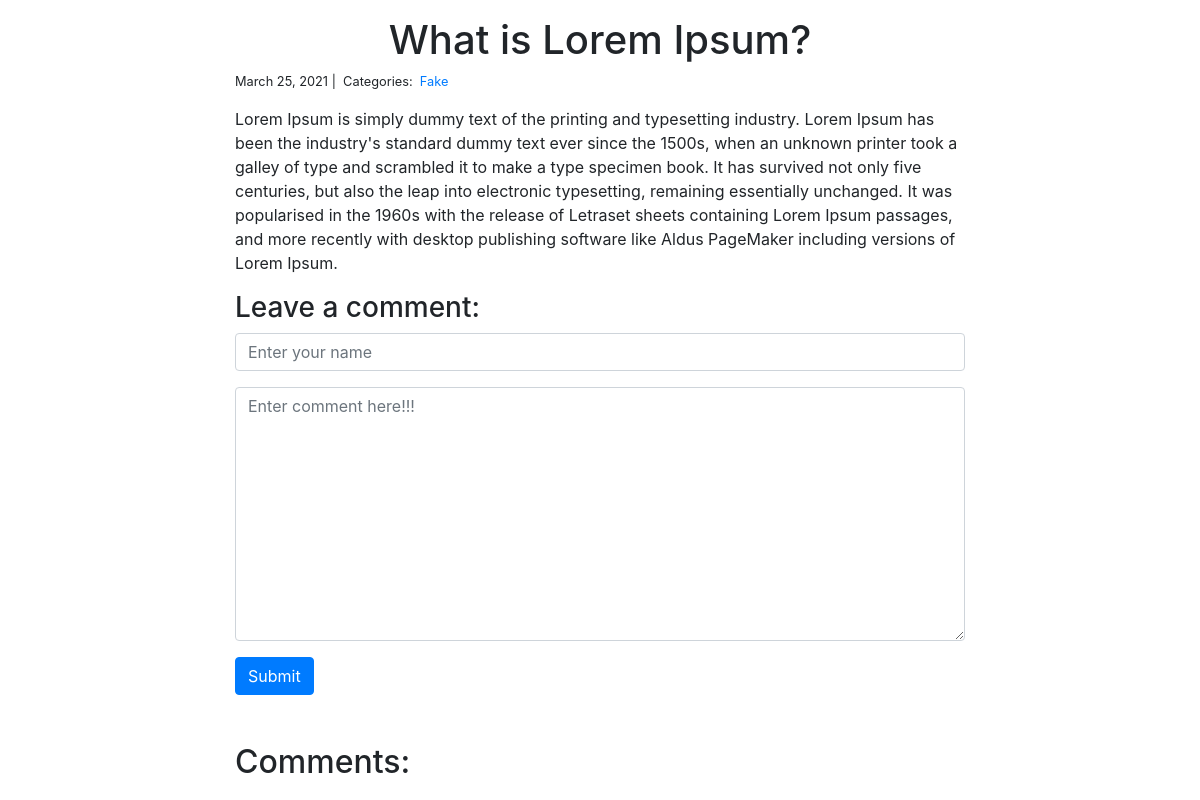
Page /blog/1/ on the committed database.
### blog/models.py (models this page shows)
class Post(models.Model):
    title = models.CharField(max_length=255)
    body = models.TextField()
    created_on = models.DateTimeField(auto_now_add=True)
    last_modified = models.DateTimeField(auto_now=True)
    category = models.ManyToManyField(Category, related_name='posts')

class Category(models.Model):
    name = models.CharField(max_length=25)

### blog/views.py (the view, shortened to what this page needs)
# urls.py: path('<int:pk>/', views.details, name='details'),
def details(request, pk):
    post = Post.objects.get(pk=pk)
    form = CommentForm()
    comments = Comment.objects.filter(post=post)
    context = {
        'post': post,
        'comments': comments,
        'form': form
    }
    return render(request, 'details.html', context)

### blog/forms.py
class CommentForm(forms.Form):
    author = forms.CharField(
        max_length=60,
        widget=forms.TextInput(attrs={
            'class': 'form-control',
            'placeholder': 'Enter your name'
        })
    )
    body = forms.CharField(
        widget=forms.Textarea(attrs={
            'class': 'form-control',
            'placeholder': 'Enter comment here!!!'
        })
    )

### blog/templates/details.html (shortened to what this page needs)
{% extends 'base.html' %}
{% block page_content %}
<div class="container">
    <div class="row">
        <div class="col-md-2"></div>
        <div class="col-md-8">
            <div class="post my-3">
                <h1 class="text-center">{{ post.title }}</h1>
                <small>
                    {{ post.created_on.date }} |&nbsp;
                    Categories:&nbsp;
                    {% for category in post.category.all %}
                    <a href="{% url 'blog_category' category.name %}">
                        {{ category.name }}
                    </a>&nbsp;
                    {% endfor %}
                </small>
                <p>{{ post.body | linebreaks }}</p>
                <h3>Leave a comment: </h3>
                <form action="/blog/{{ post.pk }}/" method="post">
                    <div class="form-group">
                        {{ form.author }}
                    </div>
                    <div class="form-group">
                        {{ form.body }}
                    </div>
                    <button type="submit" class="btn btn-primary">Submit</button>
                </form>
            </div>
            <div class="comments mt-5">
                <h2>Comments: </h2>
            </div>
        </div>
    </div>
</div>
{% endblock %}

### rows in the picture
Post: title "What is Lorem Ipsum?", created_on "March 25, 2021", body "Lorem Ipsum is simply dummy text of the printing and typesetting industry. Lorem Ipsum has been the industry's standard dummy text ever since the 1500s, when an unknown printer took a galley of type and scrambled it to make a type specimen book. It has survived not only five centuries, but also the leap into electronic typesetting, remaining essentially unchanged. It was popularised in the 1960s with the release of Letraset sheets containing Lorem Ipsum passages, and more recently with desktop publishing software like Aldus PageMaker including versions of Lorem Ipsum."
Category: name "Fake"
